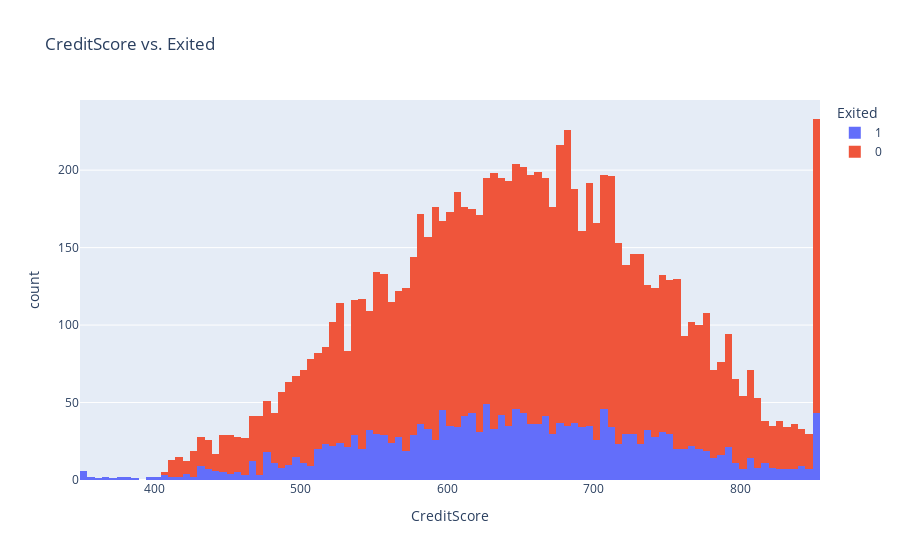

The cell this chart's notebook holds for it:
### Code cell
px.histogram(raw_df, 
             x='CreditScore', 
             title='CreditScore vs. Exited', 
             color='Exited')

### Figure 1 — Plotly figure (JSON) as saved in the notebook; plotly's stock layout.template omitted (floating-point values rounded to 4 significant figures; data arrays with more than 128 entries replaced by an {"elided": "..."} marker saying what was removed)
{"data": [{"bingroup": "x", "hovertemplate": "Exited=1<br>CreditScore=%{x}<br>count=%{y}<extra></extra>", "legendgroup": "1", "marker": {"color": "#636efa", "pattern": {"shape": ""}}, "name": "1", "orientation": "v", "showlegend": true, "type": "histogram", "x": {"elided": "2037 int values"}, "xaxis": "x", "yaxis": "y"}, {"bingroup": "x", "hovertemplate": "Exited=0<br>CreditScore=%{x}<br>count=%{y}<extra></extra>", "legendgroup": "0", "marker": {"color": "#EF553B", "pattern": {"shape": ""}}, "name": "0", "orientation": "v", "showlegend": true, "type": "histogram", "x": {"elided": "7963 int values"}, "xaxis": "x", "yaxis": "y"}], "layout": {"barmode": "relative", "legend": {"title": {"text": "Exited"}, "tracegroupgap": 0}, "title": {"text": "CreditScore vs. Exited"}, "xaxis": {"anchor": "y", "domain": [0, 1], "title": {"text": "CreditScore"}}, "yaxis": {"anchor": "x", "domain": [0, 1], "title": {"text": "count"}}}}
